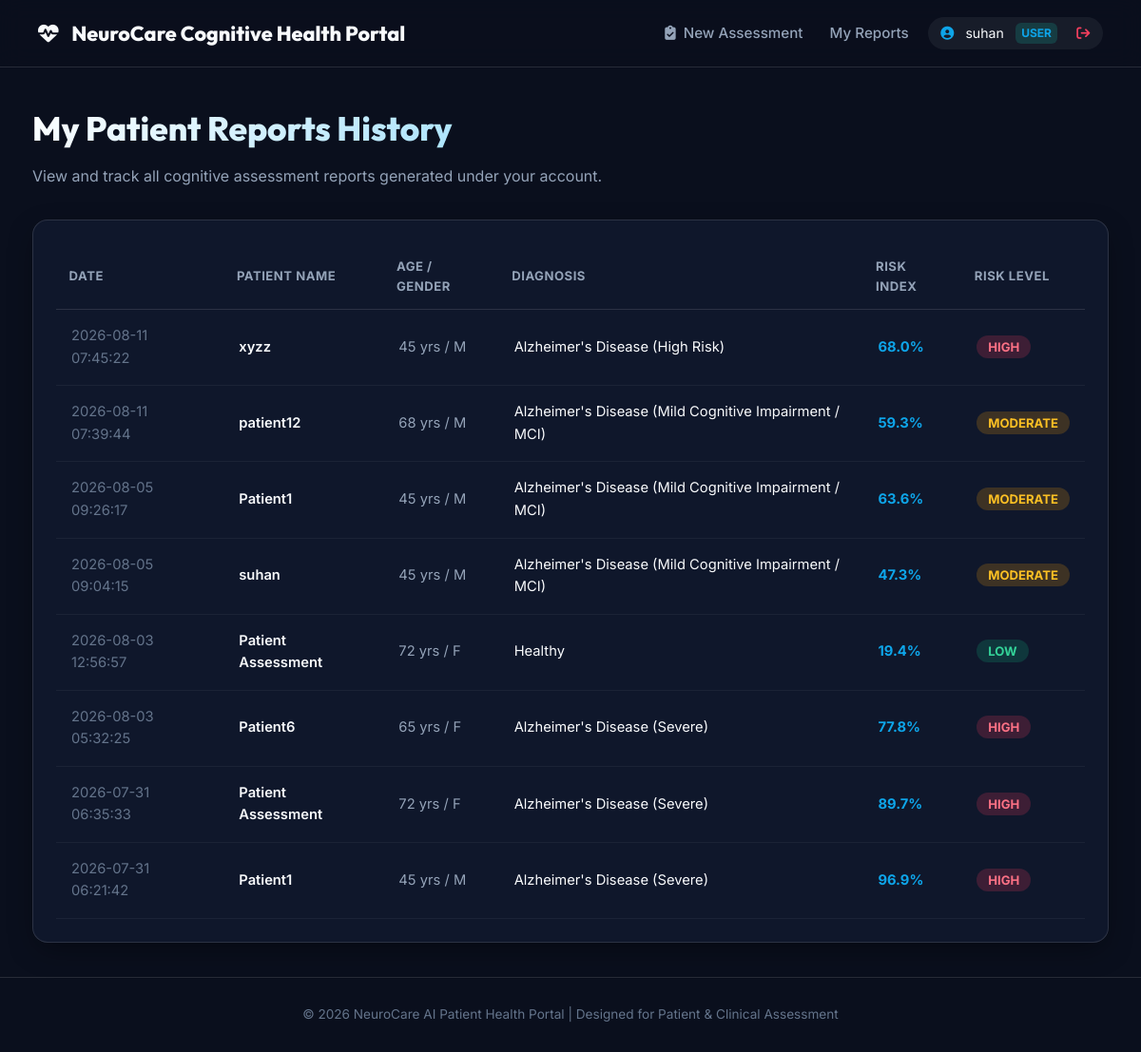
The page /my-reports (signed in) on the database as committed earlier.
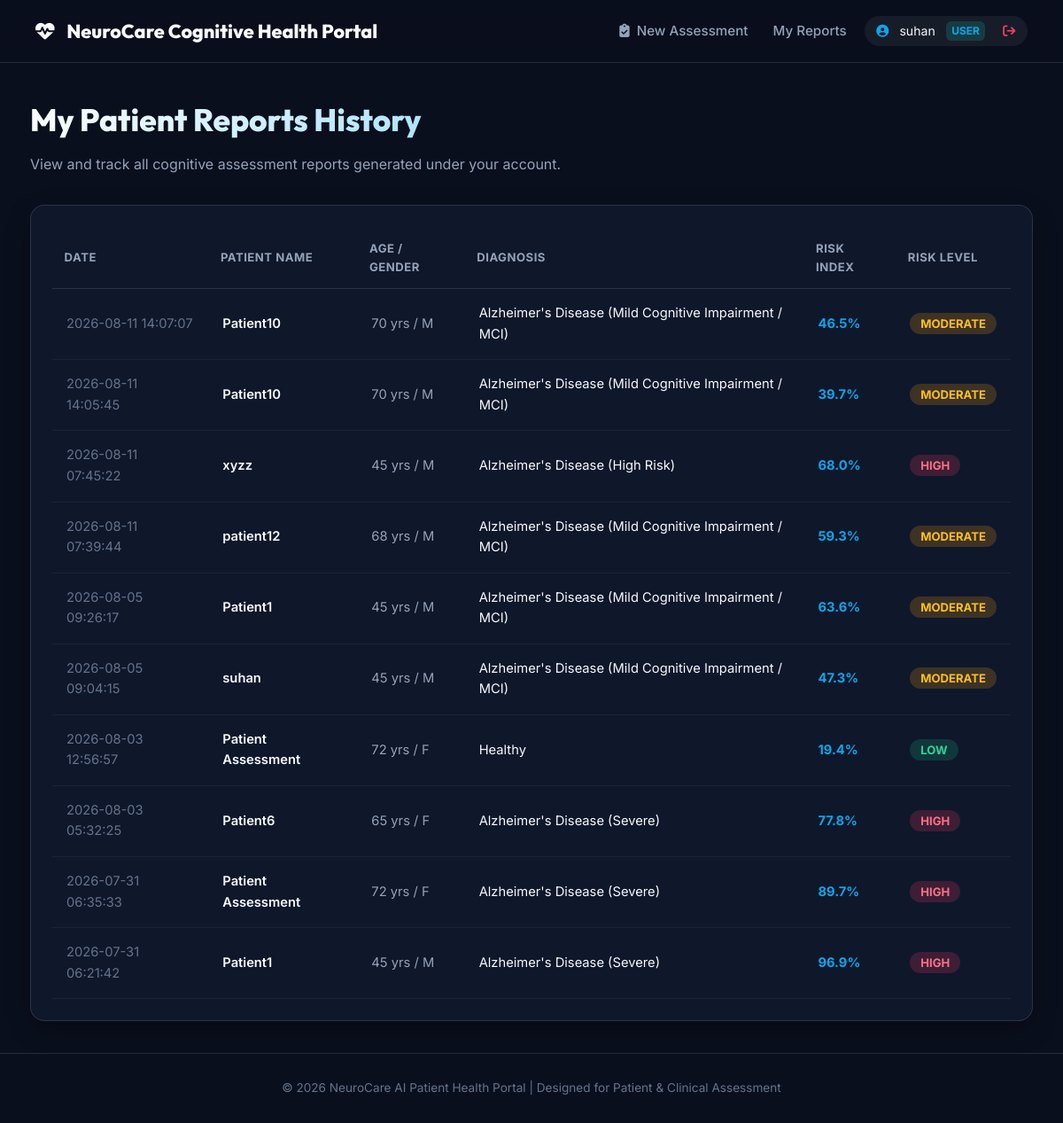
The same page on the database as committed later.
### tables this page shows
CREATE TABLE reports (
            id INTEGER PRIMARY KEY AUTOINCREMENT,
            user_id INTEGER,
            patient_name TEXT NOT NULL,
            age INTEGER,
            gender TEXT,
            diagnosis TEXT NOT NULL,
            final_probability_pct REAL NOT NULL,
            risk_level TEXT NOT NULL,
            confidence_score REAL NOT NULL,
            cognitive_prob REAL NOT NULL,
            eeg_prob REAL NOT NULL,
            speech_prob REAL NOT NULL,
            created_at TIMESTAMP DEFAULT CURRENT_TIMESTAMP,
            FOREIGN KEY (user_id) REFERENCES users (id)
        );

### app.py (the view)
@app.route('/my-reports')
def my_reports():
    if not session.get('user'):
        return render_template('portal_landing.html', error="Please sign in to view your assessment reports.")
    user_id = session['user'].get('id', 1)
    reports = get_user_reports(user_id)
    return render_template('my_reports.html', reports=reports)

### database.py (called while the page is built)
def get_db_connection():
    conn = sqlite3.connect(DB_PATH)
    conn.row_factory = sqlite3.Row
    return conn

def get_user_reports(user_id):
    conn = get_db_connection()
    cursor = conn.cursor()
    cursor.execute(
        "SELECT * FROM reports WHERE user_id = ? ORDER BY created_at DESC",
        (user_id,)
    )
    reports = [dict(r) for r in cursor.fetchall()]
    conn.close()
    return reports

### templates/my_reports.html (shortened to what this page needs)
{% extends "base.html" %}
{% block content %}
<div style="margin-bottom: 2rem;">
    <h1 class="hero-title" style="text-align: left; font-size: 2.2rem;">My Patient Reports History</h1>
    <p style="color: var(--text-secondary);">View and track all cognitive assessment reports generated under your account.</p>
</div>
{% if reports %}
    <div class="glass-panel" style="padding: 1.5rem; overflow-x: auto;">
        <table style="width: 100%; border-collapse: collapse; text-align: left; font-size: 0.92rem;">
            <thead>
                <tr style="border-bottom: 1px solid var(--border-color); color: var(--text-secondary); font-size: 0.82rem; text-transform: uppercase; letter-spacing: 0.5px;">
                    <th style="padding: 0.85rem;">Date</th>
                    <th style="padding: 0.85rem;">Patient Name</th>
                    <th style="padding: 0.85rem;">Age / Gender</th>
                    <th style="padding: 0.85rem;">Diagnosis</th>
                    <th style="padding: 0.85rem;">Risk Index</th>
                    <th style="padding: 0.85rem;">Risk Level</th>
                </tr>
            </thead>
            <tbody>
                {% for r in reports %}
                    <tr style="border-bottom: 1px solid rgba(255,255,255,0.05);">
                        <td style="padding: 1rem; color: var(--text-muted);">{{ r.created_at }}</td>
                        <td style="padding: 1rem; font-weight: 600;">{{ r.patient_name }}</td>
                        <td style="padding: 1rem; color: var(--text-secondary);">{{ r.age }} yrs / {{ r.gender }}</td>
                        <td style="padding: 1rem;">{{ r.diagnosis }}</td>
                        <td style="padding: 1rem; font-weight: 700; color: var(--accent-teal);">{{ r.final_probability_pct }}%</td>
                        <td style="padding: 1rem;">
                            {% if r.risk_level == 'High' %}
                                <span style="background: rgba(244, 63, 94, 0.2); color: #fb7185; padding: 0.25rem 0.75rem; border-radius: 12px; font-size: 0.82rem; font-weight: 700;">HIGH</span>
                            {% elif r.risk_level == 'Moderate' %}
                                <span style="background: rgba(245, 158, 11, 0.2); color: #fbbf24; padding: 0.25rem 0.75rem; border-radius: 12px; font-size: 0.82rem; font-weight: 700;">MODERATE</span>
                            {% else %}
                                <span style="background: rgba(16, 185, 129, 0.2); color: #34d399; padding: 0.25rem 0.75rem; border-radius: 12px; font-size: 0.82rem; font-weight: 700;">LOW</span>
                            {% endif %}
                        </td>
                    </tr>
                {% endfor %}
            </tbody>
        </table>
    </div>
{% endif %}
{% endblock %}

### templates/base.html (shortened to what this page needs)
<!DOCTYPE html>
<html lang="en">
<head>
    <link rel="stylesheet" href="https://cdnjs.cloudflare.com/ajax/libs/font-awesome/6.4.0/css/all.min.css">
    <link rel="stylesheet" href="{{ url_for('static', filename='css/style.css') }}">
</head>
<body>
    <nav class="navbar">
        <a href="/" class="brand-logo">
            <div class="logo-icon"><i class="fa-solid fa-heart-pulse"></i></div>
            <div class="brand-title">
                <span>NeuroCare</span>
                <span class="brand-sub">Cognitive Health Portal</span>
            </div>
        </a>
        <div class="nav-links">
            {% if session.get('user') %}
                <a href="/" class="nav-link"><i class="fa-solid fa-clipboard-check"></i> New Assessment</a>
                <a href="/my-reports" class="nav-link"> My Reports</a>
                <div style="display: flex; align-items: center; gap: 0.75rem; background: rgba(255,255,255,0.06); padding: 0.35rem 0.85rem; border-radius: 20px; font-size: 0.88rem;">
                    <i class="fa-solid fa-user-circle" style="color: var(--accent-teal);"></i>
                    <span>{{ session.get('user').get('username') }}</span>
                    <span style="font-size: 0.75rem; background: rgba(20, 184, 166, 0.2); color: var(--accent-teal); padding: 0.1rem 0.4rem; border-radius: 6px; font-weight: 700; text-transform: uppercase;">
                        {{ session.get('user').get('role', 'patient') }}
                    </span>
                    <a href="/logout" style="color: var(--accent-rose); text-decoration: none; margin-left: 0.5rem; font-weight: 600;" title="Sign Out">
                        <i class="fa-solid fa-arrow-right-from-bracket"></i>
                    </a>
                </div>
            {% endif %}
        </div>
    </nav>
    <main class="container">
        {% block content %}{% endblock %}
    </main>
    <footer class="footer">
        <p>&copy; 2026 NeuroCare AI Patient Health Portal | Designed for Patient & Clinical Assessment</p>
    </footer>
</body>
</html>

### static/css/style.css (style rules this page uses)
:root { --bg-primary: #0a0f1d; --bg-secondary: #11192e; --bg-card: rgba(17, 25, 46, 0.85); --bg-card-hover: rgba(26, 38, 66, 0.95); --border-color: rgba(255, 255, 255, 0.12); --border-accent: rgba(14, 165, 233, 0.4); --text-primary: #f8fafc; --text-secondary: #94a3b8; --text-muted: #64748b; --accent-teal: #0ea5e9; --accent-emerald: #10b981; --accent-indigo: #6366f1; --accent-amber: #f59e0b; --accent-rose: #f43f5e; --gradient-hero: linear-gradient(135deg, #0f172a 0%, #030712 100%); --gradient-primary: linear-gradient(135deg, #0ea5e9 0%, #3b82f6 50%, #6366f1 100%); --gradient-success: linear-gradient(135deg, #10b981 0%, #059669 100%); --gradient-warning: linear-gradient(135deg, #f59e0b 0%, #d97706 100%); --gradient-danger: linear-gradient(135deg, #f43f5e 0%, #e11d48 100%); --shadow-glass: 0 10px 30px -5px rgba(0, 0, 0, 0.4); --shadow-glow: 0 0 25px rgba(14, 165, 233, 0.25); }
* { margin: 0; padding: 0; box-sizing: border-box; }
body { font-family: 'Inter', system-ui, -apple-system, sans-serif; background: var(--bg-primary); color: var(--text-primary); line-height: 1.6; min-height: 100vh; display: flex; flex-direction: column; }
.glass-panel { background: var(--bg-card); backdrop-filter: blur(16px); -webkit-backdrop-filter: blur(16px); border: 1px solid var(--border-color); border-radius: 16px; box-shadow: var(--shadow-glass); transition: all 0.25s ease; width: 100%; box-sizing: border-box; overflow: hidden; }
.main-header, .navbar { display: flex; justify-content: space-between; align-items: center; padding: 1.1rem 2.5rem; border-bottom: 1px solid var(--border-color); background: rgba(10, 15, 29, 0.9); backdrop-filter: blur(12px); position: sticky; top: 0; z-index: 100; }
.brand-logo { display: flex; align-items: center; gap: 0.85rem; text-decoration: none; font-family: 'Outfit', sans-serif; font-size: 1.35rem; font-weight: 800; color: var(--text-primary); }
.nav-links { display: flex; gap: 1.25rem; align-items: center; }
.nav-link { color: var(--text-secondary); text-decoration: none; font-size: 0.95rem; font-weight: 500; transition: color 0.2s; display: flex; align-items: center; gap: 0.5rem; }
.app-container, .container { max-width: 1180px; margin: 0 auto; padding: 2.25rem 1.5rem; width: 100%; box-sizing: border-box; flex: 1; }
.hero-title { font-family: 'Outfit', sans-serif; font-size: 2.5rem; font-weight: 800; background: linear-gradient(135deg, #ffffff 0%, #38bdf8 100%); -webkit-background-clip: text; -webkit-text-fill-color: transparent; margin-bottom: 0.65rem; }
.footer { text-align: center; padding: 1.75rem; border-top: 1px solid var(--border-color); font-size: 0.85rem; color: var(--text-muted); }

Rows that differ between the two databases and show on the page:
added reports: created_at "2026-08-11 14:07:07", patient_name "Patient10", age "70", gender "M", diagnosis "Alzheimer's Disease (Mild Cognitive Impairment / MCI)", final_probability_pct "46.5", risk_level "MODERATE"
added reports: created_at "2026-08-11 14:05:45", patient_name "Patient10", age "70", gender "M", diagnosis "Alzheimer's Disease (Mild Cognitive Impairment / MCI)", final_probability_pct "39.7", risk_level "MODERATE"
